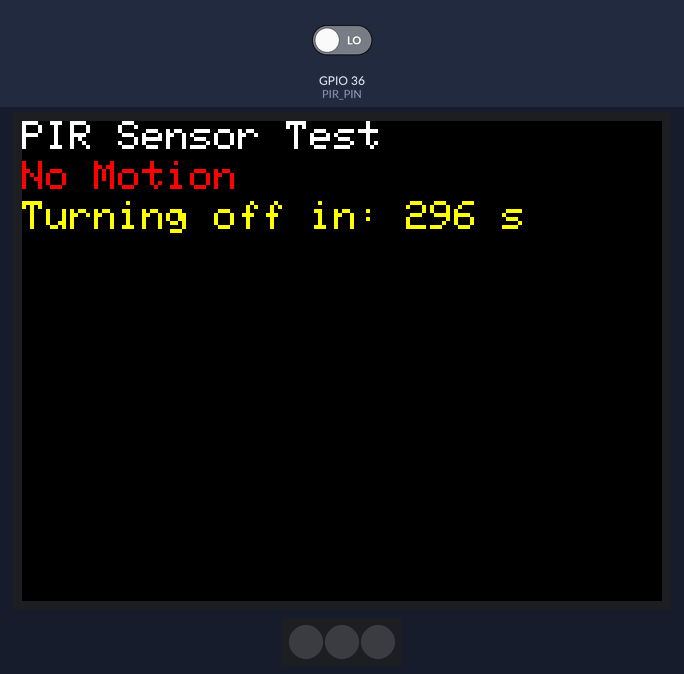
A program run on a simulated ESP32. Shown: 320×240 colour display, 3 RGB LEDs in strip order, left to right. Inputs (shaded band) come from the test bench; at power-on: GPIO 36 (PIR_PIN) LOW. WiFi joins after 1.5 s; servers stay silent unless stated; uploads are accepted with an empty reply; what the program prints to the serial monitor is not drawn.

Above: at 3.3 s.
3.4 s: GPIO 36 (PIR_PIN) driven HIGH
At 3.54 s:
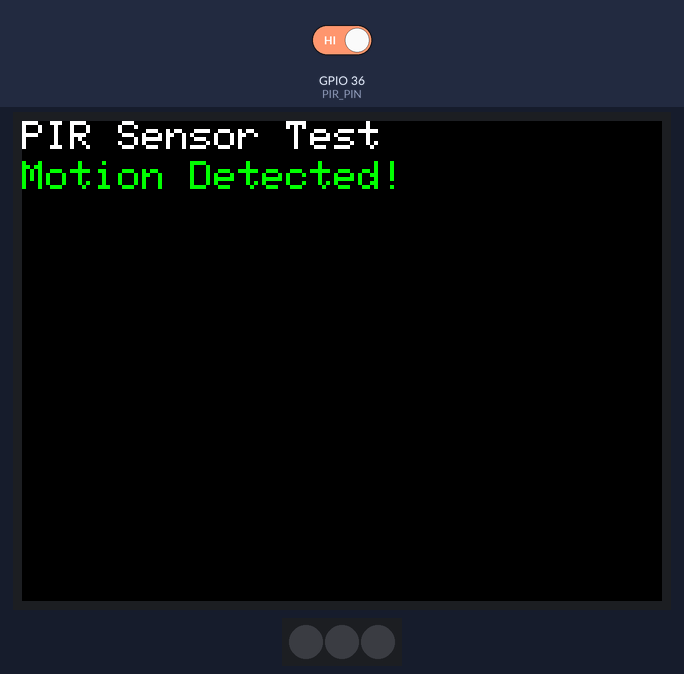
At 4.6 s:
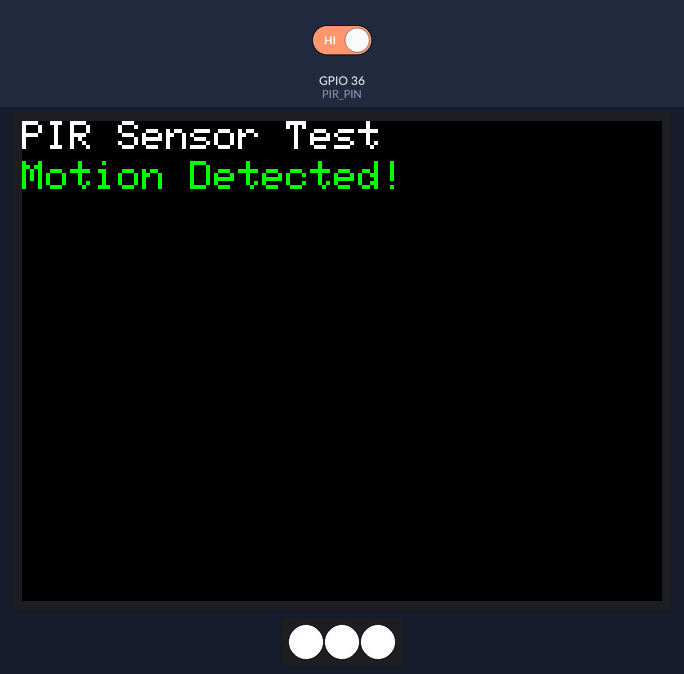
5.1 s: GPIO 36 (PIR_PIN) driven LOW
At 6.8 s:
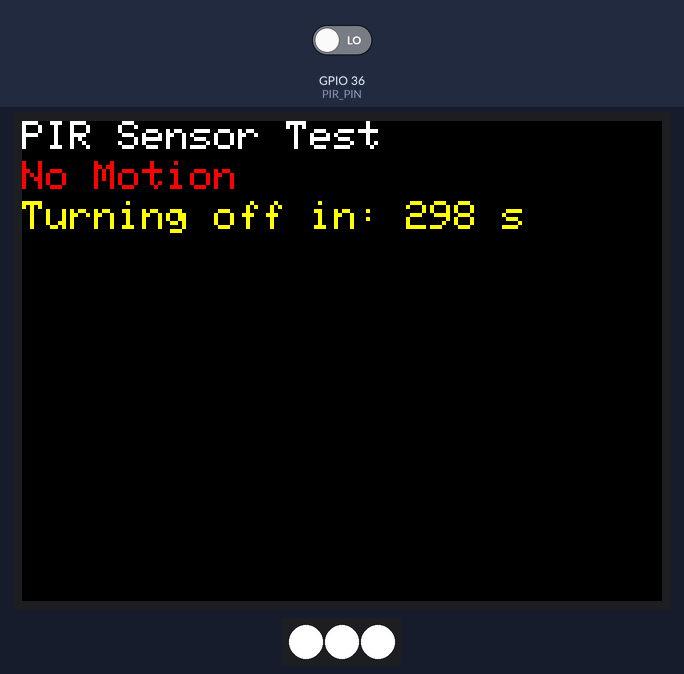
Timing chart, 0 to 8.3 s (numbered marks = the images above; inputs shaded):
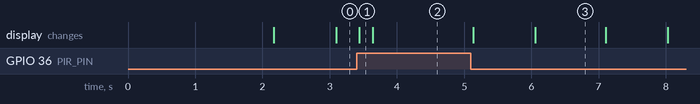

The program:

main.cpp
```cpp
/**
 * @file main.cpp
 * @brief PIR Sensor with M5Stack, FastLED, and HTTPClient
 *
 * This program reads data from a PIR sensor, updates an LED strip, and sends motion status to a server.
 *
 * @author Sebastian Loft Larsen
 * @date 02/09/2024
 */

#include <M5Stack.h>
#include <FastLED.h>
#include <WiFi.h>
#include <HTTPClient.h>
#include "env.h"

#define PIR_PIN 36 ///< GPIO pin for the PIR sensor
#define LED_PIN 21 ///< GPIO pin for the LED strip
#define NUM_LEDS 3 ///< Number of LEDs in the strip
#define TIMEOUT 300000 ///< Timeout duration in milliseconds
#define COUNTDOWN_STEP 1000 ///< Countdown step in milliseconds

CRGB leds[NUM_LEDS]; ///< Array to hold LED data
unsigned long lastMotionTime = 0; ///< Timestamp of the last detected motion
unsigned long countdown = TIMEOUT / COUNTDOWN_STEP; ///< Countdown timer
bool lastMotionDetected = false; ///< Flag to indicate the last motion status

String apiUrl = "http://192.168.1.125:8000/motion-sensors"; ///< API URL for sending motion status

HTTPClient httpClient; ///< HTTPClient instance for making HTTP requests

/**
 * @brief Sends the motion status to the server.
 *
 * @param motionDetected Boolean indicating whether motion was detected.
 */
void sendMotionStatus(bool motionDetected);

/**
 * @brief Setup function to initialize the M5Stack, WiFi, and peripherals.
 */
void setup() {
    M5.begin();
    Serial.begin(115200);
    M5.Lcd.setTextSize(2);
    M5.Lcd.setTextColor(TFT_WHITE);
    M5.Lcd.setCursor(0, 0);
    M5.Lcd.println("PIR Sensor Test");

    pinMode(PIR_PIN, INPUT);
    FastLED.addLeds<SK6812, LED_PIN, GRB>(leds, NUM_LEDS);
    FastLED.setBrightness(255);

    // Connect to WiFi
    WiFi.begin(WIFI_SSID, WIFI_PASSWORD);
    while (WiFi.status() != WL_CONNECTED) {
        delay(1000);
        Serial.println("Connecting to WiFi...");
    }
    Serial.println("Connected to WiFi");

    // Initialize HTTPClient with API URL
    httpClient.begin(apiUrl);
}

/**
 * @brief Main loop function to read PIR sensor data, update LEDs, and send motion status.
 */
void loop() {
    int pirState = digitalRead(PIR_PIN);
    unsigned long currentTime = millis();

    M5.Lcd.fillRect(0, 20, 320, 40, TFT_BLACK);

    if (pirState == HIGH) {
        M5.Lcd.setCursor(0, 20);
        M5.Lcd.setTextColor(TFT_GREEN);
        M5.Lcd.println("Motion Detected!");

        // Update LED status
        fill_solid(leds, NUM_LEDS, CRGB::White);
        lastMotionTime = currentTime;
        countdown = TIMEOUT / COUNTDOWN_STEP;

        if (!lastMotionDetected) {
            sendMotionStatus(true);
            lastMotionDetected = true;
        }

    } else {
        unsigned long timeSinceLastMotion = currentTime - lastMotionTime;

        if (timeSinceLastMotion >= TIMEOUT) {
            countdown = 0;
            fill_solid(leds, NUM_LEDS, CRGB::Black);

            if (lastMotionDetected) {
                sendMotionStatus(false);
                lastMotionDetected = false;
            }

        } else {
            countdown = (TIMEOUT - timeSinceLastMotion) / COUNTDOWN_STEP;
        }

        M5.Lcd.setCursor(0, 20);
        M5.Lcd.setTextColor(TFT_RED);
        M5.Lcd.println("No Motion");

        M5.Lcd.setCursor(0, 40);
        M5.Lcd.setTextColor(TFT_YELLOW);
        M5.Lcd.printf("Turning off in: %lu s", countdown);
    }

    FastLED.show();
    delay(100); // Reduced delay for better responsiveness
}

/**
 * @brief Sends the motion status to the server.
 *
 * @param motionDetected Boolean indicating whether motion was detected.
 */
void sendMotionStatus(bool motionDetected) {
    HTTPClient http;
    http.begin(apiUrl); // Specify the URL
    http.addHeader("Content-Type", "application/json");

    // Create the JSON payload
    String payload = "{\"roomName\": \"z29C\", \"motion\": \"" + String(motionDetected ? "1" : "0") + "\"}";

    Serial.println("Sending payload: " + payload); // Debugging line

    int httpResponseCode = http.POST(payload);

    if (httpResponseCode > 0) {
        String response = http.getString();
        Serial.println("HTTP Response code: " + String(httpResponseCode));
        Serial.println("Response: " + response);
    } else {
        Serial.println("Error on HTTP request. Code: " + String(httpResponseCode));
    }
    http.end(); // Free resources
}
```

env.h
```cpp
#define WIFI_SSID "Linksys00466"
#define WIFI_PASSWORD "6yncqvstmx"
```

Measured:
- after the input at 3.4 s, the display: changes at once (image 1)
- after the input at 5.1 s, the display: first changes at once (image 3 shows a later state)
